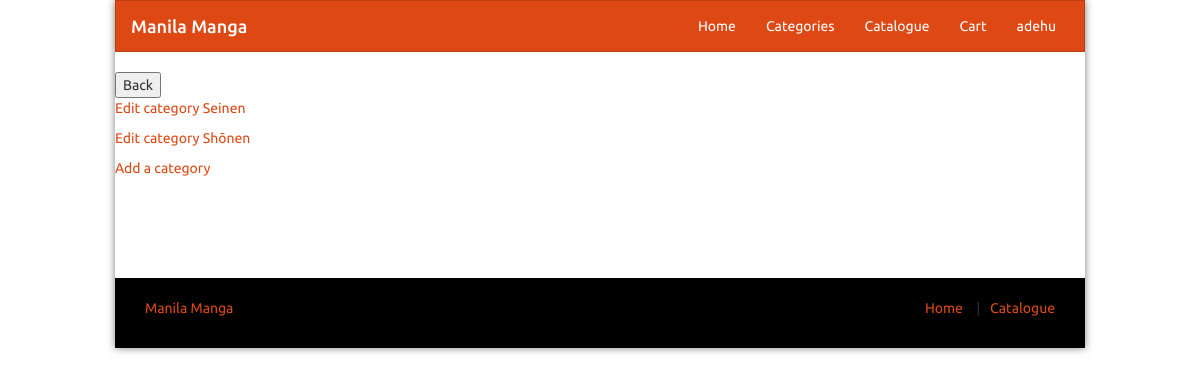
The app's page /mngctg.php (signed in) with its own data.
### tables this page shows
CREATE TABLE "users" (
	"userId"	INTEGER NOT NULL UNIQUE,
	"username"	TEXT,
	"password"	TEXT,
	"isAdmin"	INTEGER DEFAULT 0,
	PRIMARY KEY("userId" AUTOINCREMENT)
);

CREATE TABLE "categories" (
	"categoryId"	INTEGER NOT NULL UNIQUE,
	"categoryName"	TEXT,
	PRIMARY KEY("categoryId" AUTOINCREMENT)
);

### mngctg.php (the view, shortened to what this page needs)
<?php session_start();
include('navbar.php');
echo '<button onclick="history.go(-1);">Back </button>';
$db=new SQLite3('r209-db-01.sqlite');
$categoriesDataQuery='SELECT * from categories';
$categoriesData=$db->query($categoriesDataQuery);
while ($eachCategoryData=$categoriesData->fetchArray()) {
    echo '<div class="admp">
        <p>
        <a href="mngctg1.php?id='.$eachCategoryData['categoryId'].'">Edit category '.$eachCategoryData['categoryName'].'</a>
        </p>';
}
echo '<a href="addctg.php">Add a category</a></div></div>';
include('footer.php');
?>

### navbar.php (shortened to what this page needs)
<?php echo '<!doctype html>
<head>
    <link defer rel="stylesheet" href="bootstrap.min.css"/>
    <link rel="stylesheet" href="style2.css"/>
</head>
<head>
    <link defer rel="stylesheet" href="bootstrap.min.css"/>
    <link rel="stylesheet" href="style2.css"/>
</head>
<body class="layout-boxed">
    <div class="wrapper">
        <nav class="navbar navbar-default" role="navigation">
            <div class="container">
                <div class="navbar-header">
                    <h1 class="" style="margin:0;">
                        <a class="navbar-brand" href="index.php">
                            Manila Manga
                        </a>
                    </h1>
                </div>
                <div class="collapse navbar-collapse" id="navbar-menu">
                    <ul class="nav navbar-nav  navbar-right">
                        <li>
                            <a href="index.php" title="Home">
                                Home
                            </a>
                        </li>
                        <li>
                            <a href="categories.php" title="Categories">
                                Categories
                            </a>
                        </li>
                        <li>
                            <a href="catalogue.php" title="Catalogue Mangas">
                                Catalogue
                            </a>
                        </li>
                        <li>
                            <a href="cart.php" title="Cart">
                                Cart
                            </a>
                        </li>';
        if(isset($_SESSION['userId'])) {
            $db=new SQLite3('r209-db-01.sqlite');
            $id=$_SESSION['userId'];
            $getUsername='SELECT * FROM users WHERE userId = '.$id.'';
            $querry=$db->query($getUsername);
            $username=$querry->fetchArray();
            echo '<li>
                    <a href="user.php">'.$username[1].'</a>
                </li>';
        }
        echo '</a>
                        </li>
                    </ul>
                </div>
            </div>
            </nav>';
?>

### style2.css (style rules this page uses)
.layout-boxed { background: url(605743.jpg) repeat fixed }
.layout-boxed .container { max-width: 970px }
.layout-boxed .wrapper { background-color: #fff; max-width: 970px; margin: 0 auto; box-shadow: 0 0 8px rgba(0, 0, 0, .5); position: relative }
.navbar-default { border-radius: 0 }
ul { list-style: none; padding: 0; margin: 0 }

### records on screen
users: username "adehu"
categories: categoryName "Seinen"
categories: categoryName "Shōnen"
